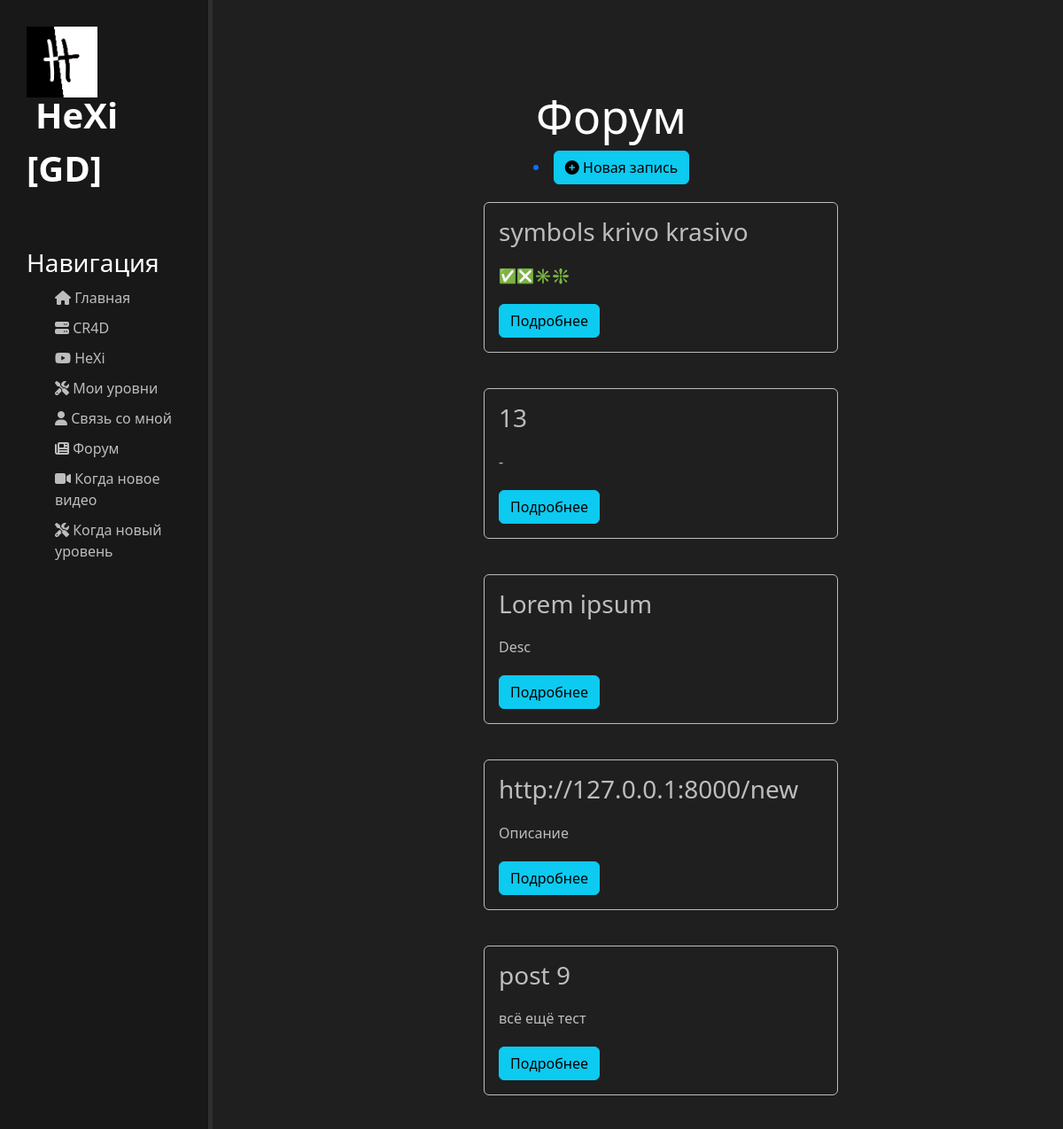
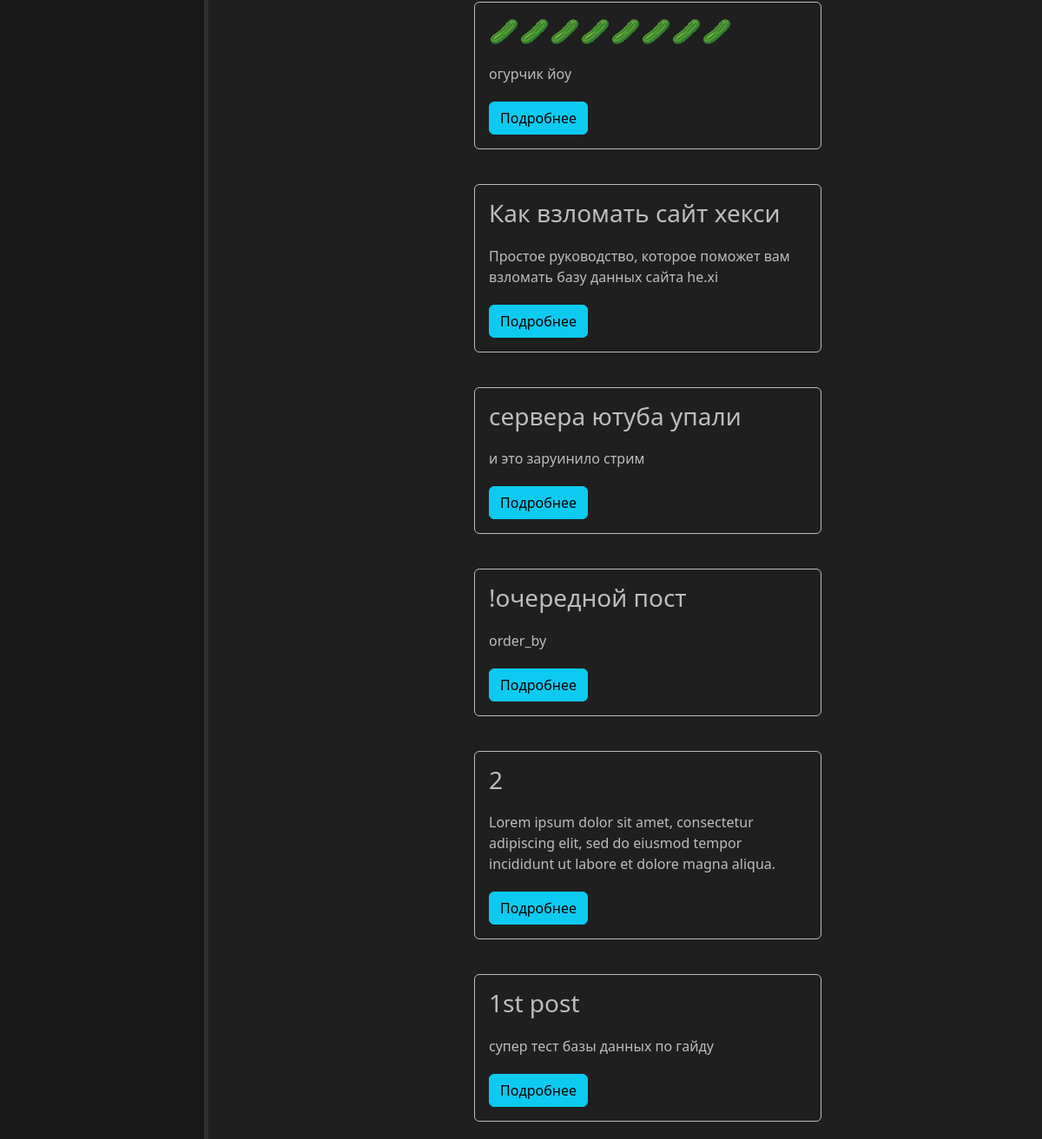
Page /news/ on the committed database (2 pictures, top to bottom).
### news/models.py (models this page shows, shortened)
class Articles(models.Model):
    title = models.CharField('Название',max_length=25)
    desc = models.CharField('Описание',max_length=50)
    fullText = models.TextField('Пост')
    date = models.DateTimeField('Дата')
    class Meta:
        verbose_name = 'Пост'
        verbose_name_plural = 'Посты'

### news/views.py (the view)
# urls.py: path('', views.news_main, name='main'),
def news_main(request):
    news = Articles.objects.order_by('-id')
    return render(request, 'news/news_main.html', {'news': news})

### news/templates/news/news_main.html (shortened to what this page needs)
{% extends 'main/layout.html' %}
{% block content %}
    <div class="features">
        <h1>Форум</h1>
        <a href="{% url 'newpost' %}"><li><button class="btn btn-info"><i class="fas fa-plus-circle"></i> Новая запись</li><a></a>
        {% for i in news %}
            <div class="alert alert-danger">
                <h3>{{ i.title }}</h3>
                <p>{{ i.desc }}</p>
                <a href="{% url 'post-detail' i.id %}" class="btn btn-info">Подробнее</a>
            </div>
        {% endfor %}
    </div>
{% endblock %}

### main/templates/main/layout.html (shortened to what this page needs)
{% load static %}
<!DOCTYPE html>
<html lang="ru">
<head>
    <link rel="stylesheet" href="https://cdn.jsdelivr.net/npm/bootstrap@5.3.2/dist/css/bootstrap.min.css">
    <link rel="stylesheet" href="{% static 'main/css/main.css' %}">
    <link rel="stylesheet" href="https://use.fontawesome.com/releases/v6.5.2/css/all.css">
</head>
<body>
    <aside>
        <img src="{% static 'main/img/avatar.png' %}" alt="Ава">
        <span class="logo">HeXi [GD]</span>
        <h3>Навигация</h3>
        <ul>
            <a href="{% url 'home' %}"><li><i class="fa-solid fa-house"> </i> Главная</li></a>
            <a href="{% url 'cr4d' %}"><li><i class="fa-solid fa-server"> </i> CR4D</li></a>
            <a href="{% url 'hexi' %}"><li><i class="fa-brands fa-youtube"></i> HeXi</li></a>
            <a href="{% url 'gd' %}"><li><i class="fa-solid fa-screwdriver-wrench"> </i> Мои уровни</li></a>
            <a href="{% url 'sociallinks' %}"><li><i class="fa-solid fa-user"></i> Связь со мной</li></a>
            <a href="{% url 'main' %}"><li><i class="fa-solid fa-newspaper"> </i> Форум</li></a>
            <a href="{% url 'nextvideo' %}"><li><i class="fa-solid fa-video"> </i> Когда новое видео</li></a>
            <a href="{% url 'nextlevel' %}"><li><i class="fa-solid fa-screwdriver-wrench"></i> Когда новый уровень</li></a>
    </aside>
    <main>
        {% block content %}
        {% endblock %}
    </main>
</body>
</html>

### main/static/main/css/main.css (style rules this page uses)
body { background: #1f1f1f; }
aside { float: left; background: #181818; width: 20%; padding: 2.5%; height: 100vmax; color: #fff; border-right: 5px solid #2f2f2f; }
aside img { width: 80px; float: left; }
aside .logo { font-size: 40px; margin-left: 10px; font-weight: bold; position: relative; top: -10px; }
aside h3 { margin-top: 50px; font-size: 28px; }
aside ul { list-style: none }
aside ul li { color: #bdbdbd; display: block; margin-top: 10px; transition: all 0.1s ease; }
a { text-decoration: none; }
main .features { float: left; color: #fff; margin-top: 100px; text-align: center; width: 75%; }
main .features h1 { font-size: 52px }
main .features p { max-width: 400px; margin: 20px auto }
div.alert.alert-danger { float: left; clear: both; width: 400px; margin: 20px 34%; text-align: left; color:#bdbdbd; background: #1f1f1f; border-color: #bdbdbd; }

### rows in the picture
Articles: title "symbols krivo krasivo", desc "✅❎✳❇"
Articles: title "13", desc "-"
Articles: title "Lorem ipsum", desc "Desc"
Articles: title "http://127.0.0.1:8000/new", desc "Описание"
Articles: title "post 9", desc "всё ещё тест"
Articles: title "🥒🥒🥒🥒🥒🥒🥒🥒", desc "огурчик йоу"
Articles: title "Как взломать сайт хекси", desc "Простое руководство, которое поможет вам взломать базу данных сайта he.xi"
Articles: title "сервера ютуба упали", desc "и это заруинило стрим"
Articles: title "!очередной пост", desc "order_by"
Articles: title "2", desc "Lorem ipsum dolor sit amet, consectetur adipiscing elit, sed do eiusmod tempor incididunt ut labore et dolore magna aliqua."
Articles: title "1st post", desc "супер тест базы данных по гайду"
